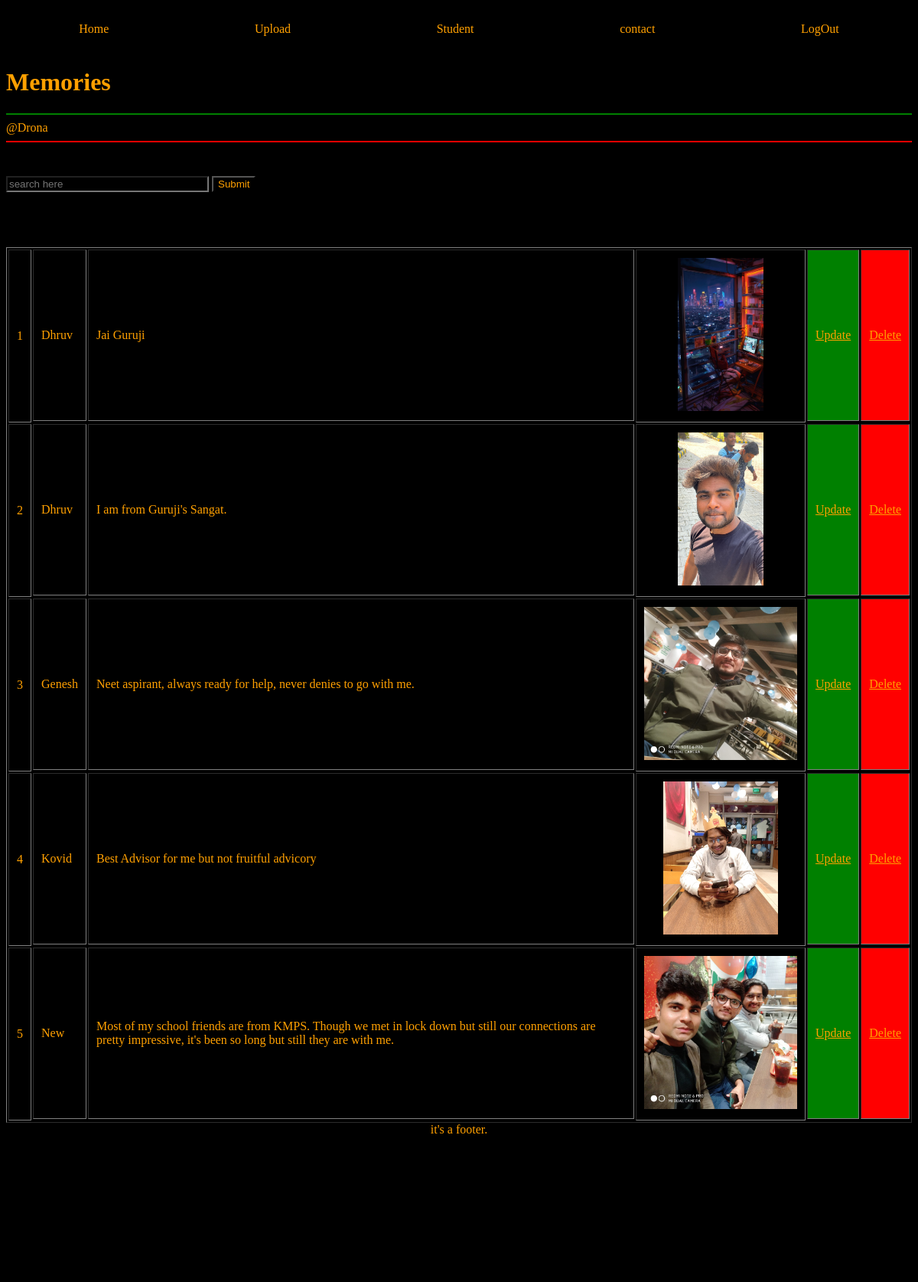
/ (signed in), run on the app's committed database.
### home/models.py (models this page shows, shortened)
class Recipies(models.Model):
    user=models.ForeignKey(User,on_delete=models.SET_NULL,null=True,blank=True)
    name=models.CharField(max_length=20)
    desc=models.CharField(max_length=500)
    img=models.ImageField(upload_to='recpimg')

### home/views.py (the view)
# urls.py: 2. Add a URL to urlpatterns:  path('', views.home, name='home')
@login_required(login_url='/login/')
def home(req):
    data=Recipies.objects.all().order_by('name')
    if req.method=='GET':
        dat=req.GET.get('search')
        if dat==None:
            dat=''
        new_data=[]
        for i in data:
            if str(dat).lower() in str(i.name).lower():
                new_data.append(i)
        data=new_data
    context={'data':data}
    return render(req,'recipies.html',context)

### home/TEMPLATES/recipies.html (shortened to what this page needs)
{% extends "base.html" %}
{% block body %}
<h1>Memories</h1>
<hr color=green>
@{{request.user}}
<hr color=red>
<br><br>
<form action="#" method="get">
<input type="text" name="search" placeholder='search here' size="30" value="">
<input type="submit" value="Submit" class="btn btn-Primary">
</form>
<br><br><br><br>
<table width=100% border='solid' cellpadding=10px>
{% for m in data %}
<tr>
    <td rowspan=2>{{forloop.counter}}</td>
    <td>{{m.name}}</td>
    <td>{{m.desc}}</td>
    <th rowspan=2><img src='/media/{{m.img}}' alt={{m.img}} height= 200px></th>
    <td bgcolor=green>
        <a href="/upd_rcp/{{m.id}}" class="btn" >Update</a>
    </td>
    <td bgcolor='red'>
        <a href="/del_rcp/{{m.id}}" class="btn" >Delete</a>
    </td>
</tr>
<tr>
{% endfor %}
</table>
{% endblock body %}

### home/TEMPLATES/base.html (shortened to what this page needs)
<!DOCTYPE html>
<html lang="en">
<head>
</head>
<body>
    <div id="nav">
        <a href="/home/"><li class="navitems">Home</li></a>
        <a href="/upload/"><li class="navitems">Upload</li></a>
        <a href="/student/"><li class="navitems">Student</li></a>
        <a href=""><li class="navitems">contact</li></a>
        {% if request.user.is_authenticated %}
        <a href="/logout/"><li class="navitems">LogOut</li></a>
        {% else %}
        <a href="/login/"><li class="navitems">LogIn</li></a>
        {% endif %}
    </div>
    {%block body%}{%endblock body%}
    <footer>it's a footer.</footer>
</body>
</html>

### home/TEMPLATES/recipies.html (style rules this page uses)
input { background-color: black; color: rgb(255, 160, 0); }

### data on the page
Recipies: name "Dhruv", desc "Jai Guruji", img (picture)
Recipies: name "Dhruv", desc "I am from Guruji's Sangat.", img (picture)
Recipies: name "Genesh", desc "Neet aspirant, always ready for help, never denies to go with me.", img (picture)
Recipies: name "Kovid", desc "Best Advisor for me but not fruitful advicory", img (picture)
Recipies: name "New", desc "Most of my school friends are from KMPS. Though we met in lock down but still our connections are pretty impressive, it's been so long but still they are with me.", img (picture)

### other printed values
{{ request.user }} "Drona"
